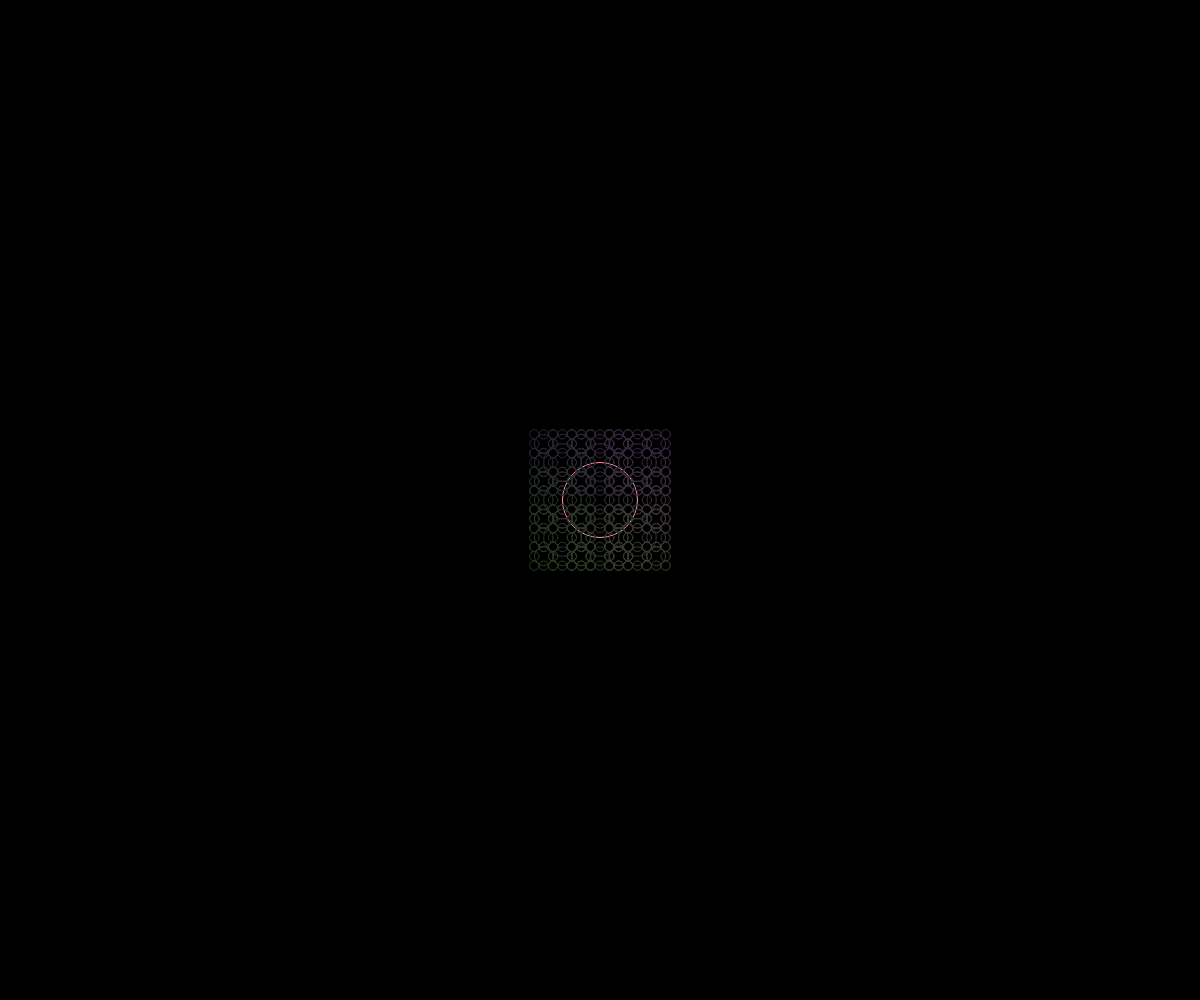
Frame 1 (no input)
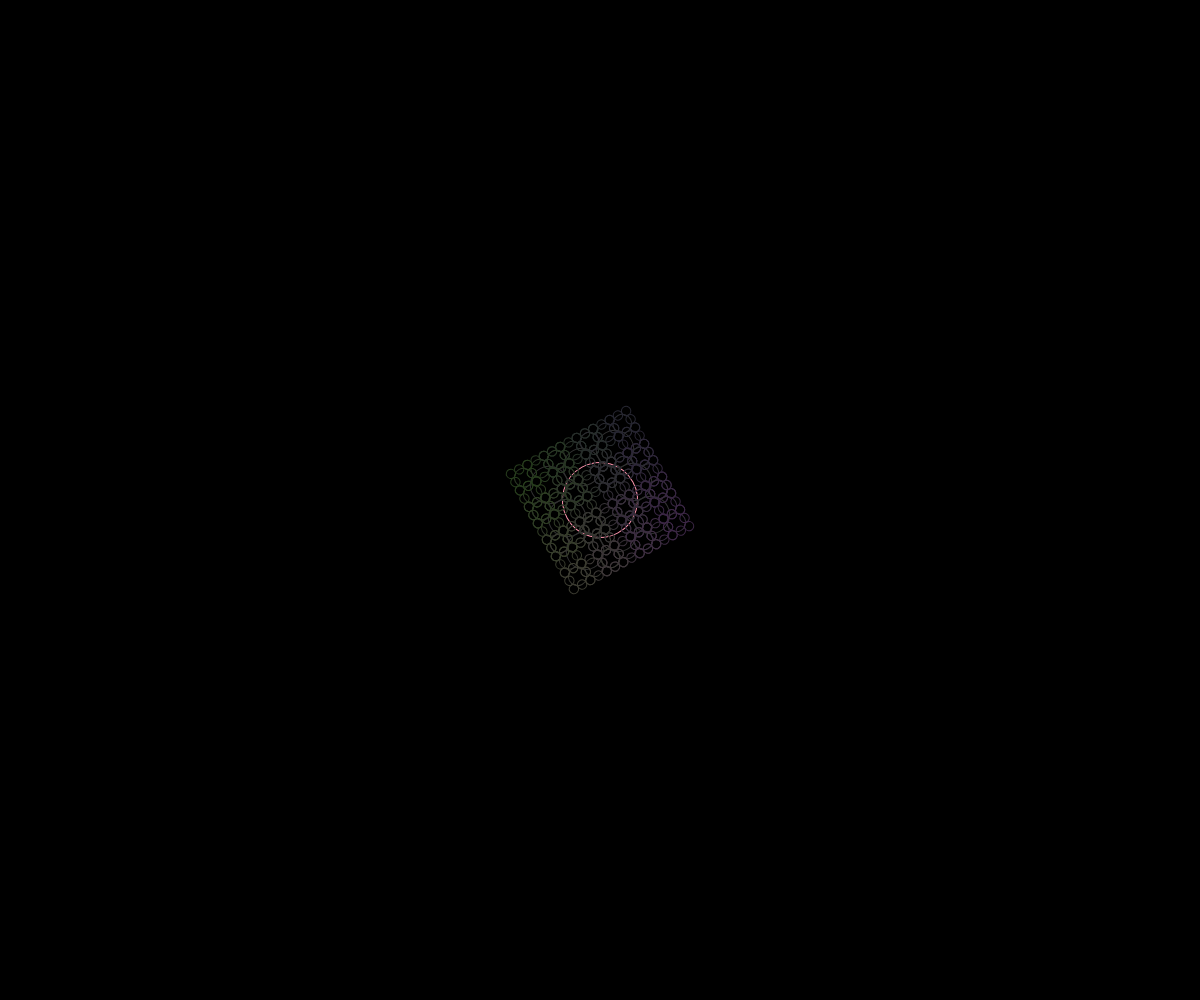
Frame 60 (no input)
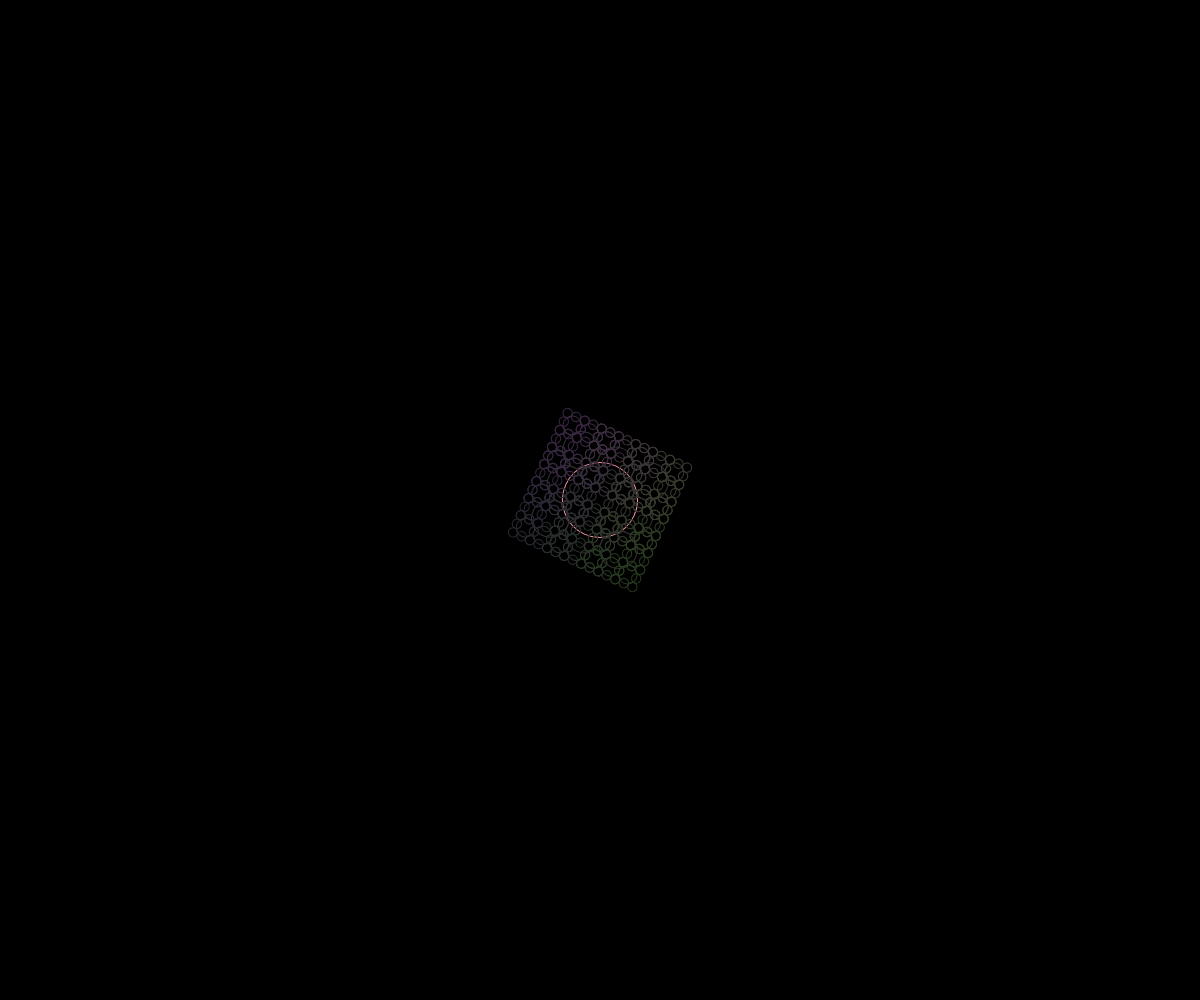
Frame 120 (the mouse pressed at the canvas centre since frame 60)

The p5.js sketch that drew these frames (run headless with seeded random() and noise() and a simulated clock; from frame 60 on, the mouse is pressed at the canvas centre):

// p5.js sketch
// ── sketch.js
// Project Title
// Your Name
// Date
//
// Extra for Experts:
// - describe what you did to take this project "above and beyond"
let spin = 0

function setup() {
  createCanvas(windowWidth, windowHeight);
  
}
function cenerCircle(x,y,d){
  noFill()
  stroke(225,150,150)
if(d>0){
  circle(x,y,d);
  cenerCircle(x,y,d-5)
}

}

function sideCircle(x,y,d,op,op2){
  noFill()
  stroke(op+50,op2+50,op-op2+50)
if(d>7){
  circle(x,y,d);
  sideCircle(x-(d/2),y,d/2,map(x,0,width,0,225),map(y,0,width,0,225))
  sideCircle(x+(d/2),y,d/2,map(x,0,width,0,225),map(y,0,width,0,225))
  sideCircle(x,y-(d/2),d/2,map(x,0,width,0,225),map(y,0,width,0,225))
  sideCircle(x,y+(d/2),d/2,map(x,0,width,0,225),map(y,0,width,0,225))
  sideCircle(x-(d/2),y-(d/2),d/2,map(x,0,width,0,225),map(y,0,width,0,225))
  sideCircle(x+(d/2),y+(d/2),d/2,map(x,0,width,0,225),map(y,0,width,0,225))
  sideCircle(x+(d/2),y-(d/2),d/2,map(x,0,width,0,225),map(y,0,width,0,225))
  sideCircle(x-(d/2),y+(d/2),d/2,map(x,0,width,0,225),map(y,0,width,0,225))
  
}

} 
function draw() {
  if(spin > 360) spin = 0;
  background(0);
  //cenerCircle(windowWidth/2,windowHeight/2,width/20)
  translate(windowWidth/2,windowHeight/2)
  rotate(spin)
  sideCircle(0,0,width/16,225, 100)
  spin += 3
}
